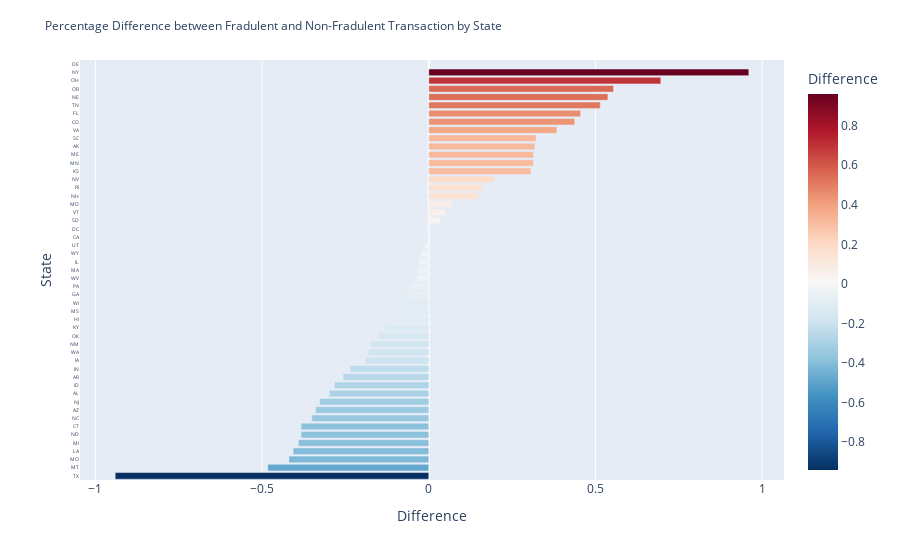

Notebook cell for this chart:
### Markdown cell above
### is_fraud vs state
#### Percentage Difference between Fradulent and Non-Fradulent Transaction by State

### Code cell
#Bivariate Analysis (Fraud vs State)
df_non_fraud_state = df[df.is_fraud==0].state.value_counts(normalize=True)
df_fraud_state = df[df.is_fraud==1].state.value_counts(normalize=True)
df_diff = (df_fraud_state -df_non_fraud_state)*100
df_diff = df_diff.reset_index()
df_diff.columns = ['State','Difference']
df_diff = df_diff.sort_values('Difference', ascending=True)
px_fig = px.bar(df_diff,x= 'Difference', y='State', color = 'Difference', color_continuous_scale="Rdbu_r")
px_fig.update_layout(
    title=dict(text="Percentage Difference between Fradulent and Non-Fradulent Transaction by State",
               font=dict(size=12)),
    yaxis= dict(tickfont=dict(size=5)))
px_fig.show()

### Figure 1 — Plotly figure (JSON) as saved in the notebook; plotly's stock layout.template omitted (floating-point values rounded to 4 significant figures)
{"data": [{"alignmentgroup": "True", "hovertemplate": "Difference=%{marker.color}<br>State=%{y}<extra></extra>", "legendgroup": "", "marker": {"color": [-0.9408, -0.4829, -0.4194, -0.4068, -0.3909, -0.3831, -0.383, -0.3511, -0.3396, -0.3272, -0.2984, -0.2827, -0.2571, -0.2365, -0.1904, -0.1815, -0.1739, -0.1526, -0.1317, -0.1047, -0.1025, -0.09382, -0.06525, -0.05637, -0.0364, -0.03538, -0.03177, -0.02477, -0.0125, -0.003329, 0.001147, 0.03565, 0.05198, 0.07206, 0.1485, 0.1583, 0.1949, 0.3067, 0.3138, 0.3143, 0.318, 0.322, 0.3843, 0.4376, 0.4555, 0.5144, 0.5373, 0.5541, 0.6961, 0.96, null], "coloraxis": "coloraxis", "pattern": {"shape": ""}}, "name": "", "offsetgroup": "", "orientation": "h", "showlegend": false, "textposition": "auto", "type": "bar", "x": [-0.9408, -0.4829, -0.4194, -0.4068, -0.3909, -0.3831, -0.383, -0.3511, -0.3396, -0.3272, -0.2984, -0.2827, -0.2571, -0.2365, -0.1904, -0.1815, -0.1739, -0.1526, -0.1317, -0.1047, -0.1025, -0.09382, -0.06525, -0.05637, -0.0364, -0.03538, -0.03177, -0.02477, -0.0125, -0.003329, 0.001147, 0.03565, 0.05198, 0.07206, 0.1485, 0.1583, 0.1949, 0.3067, 0.3138, 0.3143, 0.318, 0.322, 0.3843, 0.4376, 0.4555, 0.5144, 0.5373, 0.5541, 0.6961, 0.96, null], "xaxis": "x", "y": ["TX", "MT", "MO", "LA", "MI", "ND", "CT", "NC", "AZ", "NJ", "AL", "ID", "AR", "IN", "IA", "WA", "NM", "OK", "KY", "HI", "MS", "WI", "GA", "PA", "WV", "MA", "IL", "WY", "UT", "CA", "DC", "SD", "VT", "MD", "NH", "RI", "NV", "KS", "MN", "ME", "AK", "SC", "VA", "CO", "FL", "TN", "NE", "OR", "OH", "NY", "DE"], "yaxis": "y"}], "layout": {"barmode": "relative", "coloraxis": {"colorbar": {"title": {"text": "Difference"}}, "colorscale": [[0, "rgb(5,48,97)"], [0.1, "rgb(33,102,172)"], [0.2, "rgb(67,147,195)"], [0.3, "rgb(146,197,222)"], [0.4, "rgb(209,229,240)"], [0.5, "rgb(247,247,247)"], [0.6, "rgb(253,219,199)"], [0.7, "rgb(244,165,130)"], [0.8, "rgb(214,96,77)"], [0.9, "rgb(178,24,43)"], [1, "rgb(103,0,31)"]]}, "legend": {"tracegroupgap": 0}, "margin": {"t": 60}, "title": {"font": {"size": 12}, "text": "Percentage Difference between Fradulent and Non-Fradulent Transaction by State"}, "xaxis": {"anchor": "y", "domain": [0, 1], "title": {"text": "Difference"}}, "yaxis": {"anchor": "x", "domain": [0, 1], "tickfont": {"size": 5}, "title": {"text": "State"}}}}
